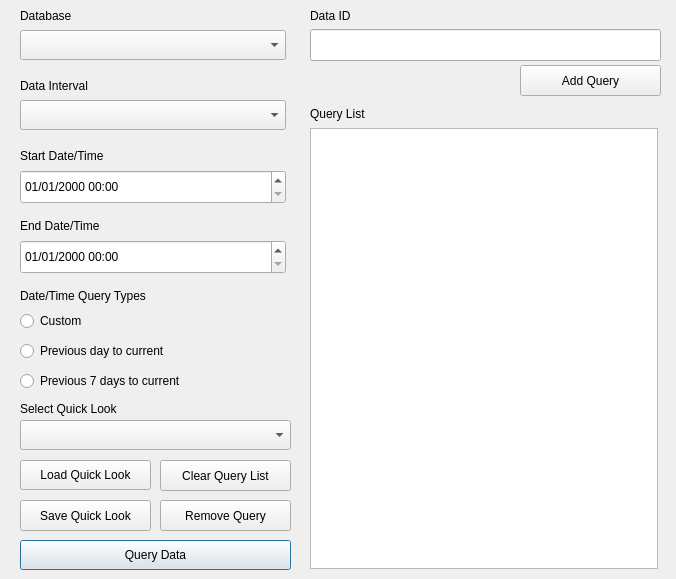
<?xml version="1.0" encoding="UTF-8"?>
<ui version="4.0">
 <class>winWebQuery</class>
 <widget class="QMainWindow" name="winWebQuery">
  <property name="geometry">
   <rect>
    <x>0</x>
    <y>0</y>
    <width>676</width>
    <height>579</height>
   </rect>
  </property>
  <property name="sizePolicy">
   <sizepolicy hsizetype="Fixed" vsizetype="Fixed">
    <horstretch>0</horstretch>
    <verstretch>0</verstretch>
   </sizepolicy>
  </property>
  <property name="maximumSize">
   <size>
    <width>762</width>
    <height>600</height>
   </size>
  </property>
  <property name="windowTitle">
   <string>Web Query</string>
  </property>
  <property name="windowIcon">
   <iconset>
    <normaloff>icons/PublicQuery.png</normaloff>icons/PublicQuery.png</iconset>
  </property>
  <property name="autoFillBackground">
   <bool>false</bool>
  </property>
  <property name="styleSheet">
   <string notr="true">font: 57 12pt &quot;TerminessTTF Nerd Font&quot;;</string>
  </property>
  <widget class="QWidget" name="centralwidget">
   <widget class="QComboBox" name="cbInterval">
    <property name="geometry">
     <rect>
      <x>20</x>
      <y>100</y>
      <width>266</width>
      <height>30</height>
     </rect>
    </property>
   </widget>
   <widget class="QDateTimeEdit" name="dteStartDate">
    <property name="geometry">
     <rect>
      <x>20</x>
      <y>170</y>
      <width>266</width>
      <height>34</height>
     </rect>
    </property>
    <property name="displayFormat">
     <string>MM/dd/yyyy hh:mm</string>
    </property>
   </widget>
   <widget class="QDateTimeEdit" name="dteEndDate">
    <property name="geometry">
     <rect>
      <x>20</x>
      <y>240</y>
      <width>266</width>
      <height>34</height>
     </rect>
    </property>
    <property name="displayFormat">
     <string>MM/dd/yyyy hh:mm</string>
    </property>
   </widget>
   <widget class="QComboBox" name="cbDatabase">
    <property name="geometry">
     <rect>
      <x>20</x>
      <y>30</y>
      <width>266</width>
      <height>30</height>
     </rect>
    </property>
    <property name="autoFillBackground">
     <bool>false</bool>
    </property>
   </widget>
   <widget class="QPushButton" name="btnQuery">
    <property name="geometry">
     <rect>
      <x>20</x>
      <y>540</y>
      <width>271</width>
      <height>30</height>
     </rect>
    </property>
    <property name="text">
     <string>Query Data</string>
    </property>
    <property name="autoDefault">
     <bool>true</bool>
    </property>
    <property name="default">
     <bool>true</bool>
    </property>
   </widget>
   <widget class="QLabel" name="label">
    <property name="geometry">
     <rect>
      <x>20</x>
      <y>0</y>
      <width>251</width>
      <height>31</height>
     </rect>
    </property>
    <property name="text">
     <string>Database</string>
    </property>
   </widget>
   <widget class="QLabel" name="label_2">
    <property name="geometry">
     <rect>
      <x>20</x>
      <y>70</y>
      <width>251</width>
      <height>31</height>
     </rect>
    </property>
    <property name="text">
     <string>Data Interval</string>
    </property>
   </widget>
   <widget class="QLabel" name="label_3">
    <property name="geometry">
     <rect>
      <x>20</x>
      <y>140</y>
      <width>251</width>
      <height>31</height>
     </rect>
    </property>
    <property name="text">
     <string>Start Date/Time</string>
    </property>
   </widget>
   <widget class="QLabel" name="label_4">
    <property name="geometry">
     <rect>
      <x>20</x>
      <y>210</y>
      <width>251</width>
      <height>31</height>
     </rect>
    </property>
    <property name="text">
     <string>End Date/Time</string>
    </property>
   </widget>
   <widget class="QListWidget" name="listQueryList">
    <property name="geometry">
     <rect>
      <x>310</x>
      <y>128</y>
      <width>348</width>
      <height>441</height>
     </rect>
    </property>
   </widget>
   <widget class="QPushButton" name="btnAddQuery">
    <property name="geometry">
     <rect>
      <x>520</x>
      <y>65</y>
      <width>141</width>
      <height>31</height>
     </rect>
    </property>
    <property name="text">
     <string>Add Query</string>
    </property>
   </widget>
   <widget class="QLabel" name="label_5">
    <property name="geometry">
     <rect>
      <x>310</x>
      <y>0</y>
      <width>61</width>
      <height>31</height>
     </rect>
    </property>
    <property name="text">
     <string>Data ID</string>
    </property>
   </widget>
   <widget class="QLabel" name="label_6">
    <property name="geometry">
     <rect>
      <x>310</x>
      <y>98</y>
      <width>258</width>
      <height>31</height>
     </rect>
    </property>
    <property name="text">
     <string>Query List</string>
    </property>
   </widget>
   <widget class="QPushButton" name="btnRemoveQuery">
    <property name="geometry">
     <rect>
      <x>160</x>
      <y>500</y>
      <width>131</width>
      <height>31</height>
     </rect>
    </property>
    <property name="text">
     <string>Remove Query</string>
    </property>
   </widget>
   <widget class="QPushButton" name="btnSaveQuickLook">
    <property name="geometry">
     <rect>
      <x>20</x>
      <y>500</y>
      <width>131</width>
      <height>31</height>
     </rect>
    </property>
    <property name="text">
     <string>Save Quick Look</string>
    </property>
   </widget>
   <widget class="QLabel" name="label_7">
    <property name="geometry">
     <rect>
      <x>20</x>
      <y>398</y>
      <width>221</width>
      <height>21</height>
     </rect>
    </property>
    <property name="text">
     <string>Select Quick Look</string>
    </property>
   </widget>
   <widget class="QComboBox" name="cbQuickLook">
    <property name="geometry">
     <rect>
      <x>20</x>
      <y>420</y>
      <width>271</width>
      <height>30</height>
     </rect>
    </property>
    <property name="maximumSize">
     <size>
      <width>16777215</width>
      <height>16777215</height>
     </size>
    </property>
   </widget>
   <widget class="QPushButton" name="btnLoadQuickLook">
    <property name="geometry">
     <rect>
      <x>20</x>
      <y>460</y>
      <width>131</width>
      <height>30</height>
     </rect>
    </property>
    <property name="text">
     <string>Load Quick Look</string>
    </property>
    <property name="default">
     <bool>false</bool>
    </property>
   </widget>
   <widget class="QPushButton" name="btnClearQuery">
    <property name="geometry">
     <rect>
      <x>160</x>
      <y>460</y>
      <width>131</width>
      <height>31</height>
     </rect>
    </property>
    <property name="text">
     <string>Clear Query List</string>
    </property>
   </widget>
   <widget class="QPushButton" name="btnDataIdInfo">
    <property name="geometry">
     <rect>
      <x>364</x>
      <y>5</y>
      <width>31</width>
      <height>20</height>
     </rect>
    </property>
    <property name="text">
     <string/>
    </property>
    <property name="icon">
     <iconset>
      <normaloff>icons/Info.png</normaloff>icons/Info.png</iconset>
    </property>
    <property name="iconSize">
     <size>
      <width>24</width>
      <height>24</height>
     </size>
    </property>
    <property name="flat">
     <bool>true</bool>
    </property>
   </widget>
   <widget class="QPushButton" name="btnIntervalInfo">
    <property name="geometry">
     <rect>
      <x>110</x>
      <y>76</y>
      <width>31</width>
      <height>20</height>
     </rect>
    </property>
    <property name="text">
     <string/>
    </property>
    <property name="icon">
     <iconset>
      <normaloff>icons/Info.png</normaloff>icons/Info.png</iconset>
    </property>
    <property name="iconSize">
     <size>
      <width>24</width>
      <height>24</height>
     </size>
    </property>
    <property name="flat">
     <bool>true</bool>
    </property>
   </widget>
   <widget class="QRadioButton" name="rbCustomDateTime">
    <property name="geometry">
     <rect>
      <x>20</x>
      <y>310</y>
      <width>261</width>
      <height>22</height>
     </rect>
    </property>
    <property name="text">
     <string>Custom</string>
    </property>
   </widget>
   <widget class="QRadioButton" name="rbPrevDayToCurrent">
    <property name="geometry">
     <rect>
      <x>20</x>
      <y>340</y>
      <width>261</width>
      <height>22</height>
     </rect>
    </property>
    <property name="text">
     <string>Previous day to current</string>
    </property>
   </widget>
   <widget class="QRadioButton" name="rbPrevWeekToCurrent">
    <property name="geometry">
     <rect>
      <x>20</x>
      <y>370</y>
      <width>261</width>
      <height>22</height>
     </rect>
    </property>
    <property name="text">
     <string>Previous 7 days to current</string>
    </property>
   </widget>
   <widget class="QLabel" name="label_8">
    <property name="geometry">
     <rect>
      <x>20</x>
      <y>280</y>
      <width>251</width>
      <height>31</height>
     </rect>
    </property>
    <property name="text">
     <string>Date/Time Query Types</string>
    </property>
   </widget>
   <widget class="QLineEdit" name="leDataID">
    <property name="geometry">
     <rect>
      <x>310</x>
      <y>29</y>
      <width>351</width>
      <height>32</height>
     </rect>
    </property>
   </widget>
   <zorder>btnQuery</zorder>
   <zorder>label</zorder>
   <zorder>label_2</zorder>
   <zorder>label_3</zorder>
   <zorder>label_4</zorder>
   <zorder>btnAddQuery</zorder>
   <zorder>label_5</zorder>
   <zorder>label_6</zorder>
   <zorder>btnRemoveQuery</zorder>
   <zorder>btnSaveQuickLook</zorder>
   <zorder>label_7</zorder>
   <zorder>cbQuickLook</zorder>
   <zorder>btnLoadQuickLook</zorder>
   <zorder>btnClearQuery</zorder>
   <zorder>btnDataIdInfo</zorder>
   <zorder>btnIntervalInfo</zorder>
   <zorder>cbInterval</zorder>
   <zorder>cbDatabase</zorder>
   <zorder>dteStartDate</zorder>
   <zorder>dteEndDate</zorder>
   <zorder>listQueryList</zorder>
   <zorder>rbCustomDateTime</zorder>
   <zorder>rbPrevDayToCurrent</zorder>
   <zorder>rbPrevWeekToCurrent</zorder>
   <zorder>label_8</zorder>
   <zorder>leDataID</zorder>
  </widget>
 </widget>
 <resources/>
 <connections/>
</ui>
